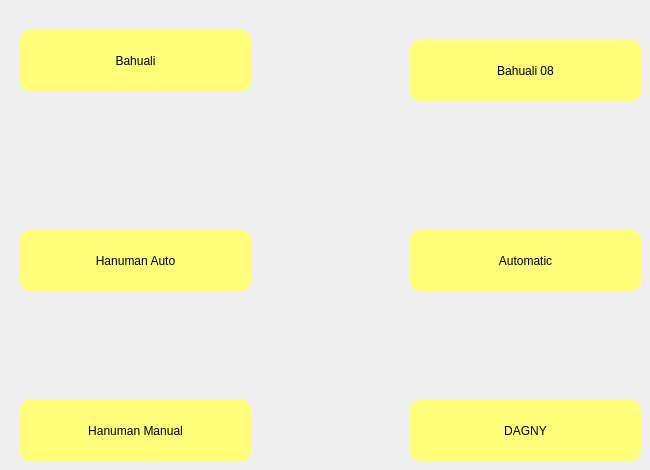
         <widget class="QWidget" name="widget">
          <widget class="QPushButton" name="bt_dove">
           <property name="geometry">
            <rect>
             <x>20</x>
             <y>30</y>
             <width>231</width>
             <height>61</height>
            </rect>
           </property>
           <property name="styleSheet">
            <string notr="true">QPushButton{
	background-color: qlineargradient(spread:pad, x1:0, y1:0, x2:1, y2:1, stop:1 rgba(255, 253, 121, 255));
border-radius:10px;
}
QPushButton:hover{
	background-color: qlineargradient(spread:pad, x1:0, y1:0, x2:1, y2:1, stop:1 rgba(255, 89, 196, 255));
border-radius:10px;
}</string>
           </property>
           <property name="text">
            <string>Bahuali</string>
           </property>
          </widget>
          <widget class="QPushButton" name="bt_oriole">
           <property name="geometry">
            <rect>
             <x>410</x>
             <y>40</y>
             <width>231</width>
             <height>61</height>
            </rect>
           </property>
           <property name="styleSheet">
            <string notr="true">QPushButton{
	background-color: qlineargradient(spread:pad, x1:0, y1:0, x2:1, y2:1, stop:1 rgba(255, 253, 121, 255));
border-radius:10px;
}
QPushButton:hover{
	background-color: qlineargradient(spread:pad, x1:0, y1:0, x2:1, y2:1, stop:1 rgba(255, 89, 196, 255));
border-radius:10px;
}</string>
           </property>
           <property name="text">
            <string>Bahuali 08</string>
           </property>
          </widget>
          <widget class="QPushButton" name="bt_hooter">
           <property name="geometry">
            <rect>
             <x>20</x>
             <y>230</y>
             <width>231</width>
             <height>61</height>
            </rect>
           </property>
           <property name="styleSheet">
            <string notr="true">QPushButton{
	background-color: qlineargradient(spread:pad, x1:0, y1:0, x2:1, y2:1, stop:1 rgba(255, 253, 121, 255));
border-radius:10px;
}
QPushButton:hover{
	background-color: qlineargradient(spread:pad, x1:0, y1:0, x2:1, y2:1, stop:1 rgba(255, 89, 196, 255));
border-radius:10px;
}</string>
           </property>
           <property name="text">
            <string>Hanuman Auto</string>
           </property>
          </widget>
          <widget class="QPushButton" name="bt_indica">
           <property name="geometry">
            <rect>
             <x>410</x>
             <y>230</y>
             <width>231</width>
             <height>61</height>
            </rect>
           </property>
           <property name="styleSheet">
            <string notr="true">QPushButton{
	background-color: qlineargradient(spread:pad, x1:0, y1:0, x2:1, y2:1, stop:1 rgba(255, 253, 121, 255));
border-radius:10px;
}
QPushButton:hover{
	background-color: qlineargradient(spread:pad, x1:0, y1:0, x2:1, y2:1, stop:1 rgba(255, 89, 196, 255));
border-radius:10px;
}</string>
           </property>
           <property name="text">
            <string>Automatic</string>
           </property>
          </widget>
          <widget class="QPushButton" name="bt_hooter_2">
           <property name="geometry">
            <rect>
             <x>20</x>
             <y>400</y>
             <width>231</width>
             <height>61</height>
            </rect>
           </property>
           <property name="styleSheet">
            <string notr="true">QPushButton{
	background-color: qlineargradient(spread:pad, x1:0, y1:0, x2:1, y2:1, stop:1 rgba(255, 253, 121, 255));
border-radius:10px;
}
QPushButton:hover{
	background-color: qlineargradient(spread:pad, x1:0, y1:0, x2:1, y2:1, stop:1 rgba(255, 89, 196, 255));
border-radius:10px;
}</string>
           </property>
           <property name="text">
            <string>Hanuman Manual</string>
           </property>
          </widget>
          <widget class="QPushButton" name="bt_hooter_3">
           <property name="geometry">
            <rect>
             <x>410</x>
             <y>400</y>
             <width>231</width>
             <height>61</height>
            </rect>
           </property>
           <property name="styleSheet">
            <string notr="true">QPushButton{
	background-color: qlineargradient(spread:pad, x1:0, y1:0, x2:1, y2:1, stop:1 rgba(255, 253, 121, 255));
border-radius:10px;
}
QPushButton:hover{
	background-color: qlineargradient(spread:pad, x1:0, y1:0, x2:1, y2:1, stop:1 rgba(255, 89, 196, 255));
border-radius:10px;
}</string>
           </property>
           <property name="text">
            <string>DAGNY</string>
           </property>
          </widget>
         </widget>
